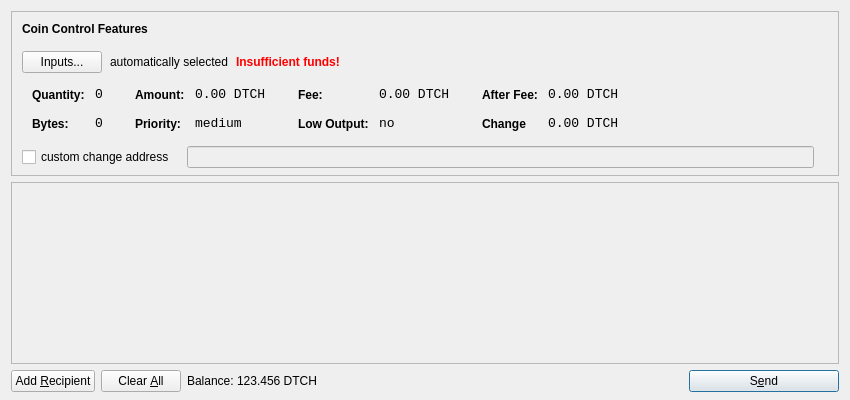
<?xml version="1.0" encoding="UTF-8"?>
<ui version="4.0">
 <class>SendCoinsDialog</class>
 <widget class="QDialog" name="SendCoinsDialog">
  <property name="geometry">
   <rect>
    <x>0</x>
    <y>0</y>
    <width>850</width>
    <height>400</height>
   </rect>
  </property>
  <property name="windowTitle">
   <string>Send Coins</string>
  </property>
  <layout class="QVBoxLayout" name="verticalLayout" stretch="0,1,0">
   <property name="bottomMargin">
    <number>8</number>
   </property>
   <item>
    <widget class="QFrame" name="frameCoinControl">
     <property name="sizePolicy">
      <sizepolicy hsizetype="Expanding" vsizetype="Expanding">
       <horstretch>0</horstretch>
       <verstretch>0</verstretch>
      </sizepolicy>
     </property>
     <property name="maximumSize">
      <size>
       <width>16777215</width>
       <height>16777215</height>
      </size>
     </property>
     <property name="frameShape">
      <enum>QFrame::StyledPanel</enum>
     </property>
     <property name="frameShadow">
      <enum>QFrame::Sunken</enum>
     </property>
     <layout class="QVBoxLayout" name="verticalLayoutCoinControl2">
      <property name="spacing">
       <number>-1</number>
      </property>
      <property name="leftMargin">
       <number>0</number>
      </property>
      <property name="topMargin">
       <number>0</number>
      </property>
      <property name="rightMargin">
       <number>0</number>
      </property>
      <property name="bottomMargin">
       <number>6</number>
      </property>
      <item>
       <layout class="QVBoxLayout" name="verticalLayoutCoinControl" stretch="0,0,0,0,1">
        <property name="spacing">
         <number>0</number>
        </property>
        <property name="leftMargin">
         <number>10</number>
        </property>
        <property name="topMargin">
         <number>10</number>
        </property>
        <item>
         <layout class="QHBoxLayout" name="horizontalLayoutCoinControl1">
          <property name="bottomMargin">
           <number>15</number>
          </property>
          <item>
           <widget class="QLabel" name="labelCoinControlFeatures">
            <property name="sizePolicy">
             <sizepolicy hsizetype="Preferred" vsizetype="Maximum">
              <horstretch>0</horstretch>
              <verstretch>0</verstretch>
             </sizepolicy>
            </property>
            <property name="font">
             <font>
              <weight>75</weight>
              <bold>true</bold>
             </font>
            </property>
            <property name="styleSheet">
             <string notr="true">font-weight:bold;</string>
            </property>
            <property name="text">
             <string>Coin Control Features</string>
            </property>
           </widget>
          </item>
         </layout>
        </item>
        <item>
         <layout class="QHBoxLayout" name="horizontalLayoutCoinControl2" stretch="0,0,0,0">
          <property name="spacing">
           <number>8</number>
          </property>
          <property name="bottomMargin">
           <number>10</number>
          </property>
          <item>
           <widget class="QPushButton" name="pushButtonCoinControl">
            <property name="styleSheet">
             <string notr="true"/>
            </property>
            <property name="text">
             <string>Inputs...</string>
            </property>
           </widget>
          </item>
          <item>
           <widget class="QLabel" name="labelCoinControlAutomaticallySelected">
            <property name="text">
             <string>automatically selected</string>
            </property>
            <property name="margin">
             <number>5</number>
            </property>
           </widget>
          </item>
          <item>
           <widget class="QLabel" name="labelCoinControlInsuffFunds">
            <property name="font">
             <font>
              <weight>75</weight>
              <bold>true</bold>
             </font>
            </property>
            <property name="styleSheet">
             <string notr="true">color:red;font-weight:bold;</string>
            </property>
            <property name="text">
             <string>Insufficient funds!</string>
            </property>
            <property name="margin">
             <number>5</number>
            </property>
           </widget>
          </item>
          <item>
           <spacer name="horizontalSpacerCoinControl">
            <property name="orientation">
             <enum>Qt::Horizontal</enum>
            </property>
            <property name="sizeHint" stdset="0">
             <size>
              <width>40</width>
              <height>1</height>
             </size>
            </property>
           </spacer>
          </item>
         </layout>
        </item>
        <item>
         <widget class="QWidget" name="widgetCoinControl" native="true">
          <property name="sizePolicy">
           <sizepolicy hsizetype="Preferred" vsizetype="Preferred">
            <horstretch>0</horstretch>
            <verstretch>0</verstretch>
           </sizepolicy>
          </property>
          <property name="minimumSize">
           <size>
            <width>0</width>
            <height>0</height>
           </size>
          </property>
          <property name="styleSheet">
           <string notr="true"/>
          </property>
          <layout class="QHBoxLayout" name="horizontalLayoutCoinControl5">
           <property name="margin">
            <number>0</number>
           </property>
           <item>
            <layout class="QHBoxLayout" name="horizontalLayoutCoinControl3" stretch="0,0,0,1">
             <property name="spacing">
              <number>20</number>
             </property>
             <property name="topMargin">
              <number>0</number>
             </property>
             <property name="bottomMargin">
              <number>10</number>
             </property>
             <item>
              <layout class="QFormLayout" name="formLayoutCoinControl1">
               <property name="horizontalSpacing">
                <number>10</number>
               </property>
               <property name="verticalSpacing">
                <number>14</number>
               </property>
               <property name="leftMargin">
                <number>10</number>
               </property>
               <property name="topMargin">
                <number>4</number>
               </property>
               <property name="rightMargin">
                <number>6</number>
               </property>
               <item row="0" column="0">
                <widget class="QLabel" name="labelCoinControlQuantityText">
                 <property name="styleSheet">
                  <string notr="true">font-weight:bold;</string>
                 </property>
                 <property name="text">
                  <string>Quantity:</string>
                 </property>
                 <property name="margin">
                  <number>0</number>
                 </property>
                </widget>
               </item>
               <item row="0" column="1">
                <widget class="QLabel" name="labelCoinControlQuantity">
                 <property name="font">
                  <font>
                   <family>Monospace</family>
                   <pointsize>10</pointsize>
                  </font>
                 </property>
                 <property name="cursor">
                  <cursorShape>IBeamCursor</cursorShape>
                 </property>
                 <property name="contextMenuPolicy">
                  <enum>Qt::ActionsContextMenu</enum>
                 </property>
                 <property name="text">
                  <string>0</string>
                 </property>
                 <property name="margin">
                  <number>0</number>
                 </property>
                 <property name="textInteractionFlags">
                  <set>Qt::LinksAccessibleByMouse|Qt::TextSelectableByKeyboard|Qt::TextSelectableByMouse</set>
                 </property>
                </widget>
               </item>
               <item row="1" column="0">
                <widget class="QLabel" name="labelCoinControlBytesText">
                 <property name="styleSheet">
                  <string notr="true">font-weight:bold;</string>
                 </property>
                 <property name="text">
                  <string>Bytes:</string>
                 </property>
                </widget>
               </item>
               <item row="1" column="1">
                <widget class="QLabel" name="labelCoinControlBytes">
                 <property name="font">
                  <font>
                   <family>Monospace</family>
                   <pointsize>10</pointsize>
                  </font>
                 </property>
                 <property name="cursor">
                  <cursorShape>IBeamCursor</cursorShape>
                 </property>
                 <property name="contextMenuPolicy">
                  <enum>Qt::ActionsContextMenu</enum>
                 </property>
                 <property name="text">
                  <string>0</string>
                 </property>
                 <property name="textInteractionFlags">
                  <set>Qt::LinksAccessibleByMouse|Qt::TextSelectableByKeyboard|Qt::TextSelectableByMouse</set>
                 </property>
                </widget>
               </item>
              </layout>
             </item>
             <item>
              <layout class="QFormLayout" name="formLayoutCoinControl2">
               <property name="horizontalSpacing">
                <number>10</number>
               </property>
               <property name="verticalSpacing">
                <number>14</number>
               </property>
               <property name="leftMargin">
                <number>6</number>
               </property>
               <property name="topMargin">
                <number>4</number>
               </property>
               <property name="rightMargin">
                <number>6</number>
               </property>
               <item row="0" column="0">
                <widget class="QLabel" name="labelCoinControlAmountText">
                 <property name="styleSheet">
                  <string notr="true">font-weight:bold;</string>
                 </property>
                 <property name="text">
                  <string>Amount:</string>
                 </property>
                 <property name="margin">
                  <number>0</number>
                 </property>
                </widget>
               </item>
               <item row="0" column="1">
                <widget class="QLabel" name="labelCoinControlAmount">
                 <property name="font">
                  <font>
                   <family>Monospace</family>
                   <pointsize>10</pointsize>
                  </font>
                 </property>
                 <property name="cursor">
                  <cursorShape>IBeamCursor</cursorShape>
                 </property>
                 <property name="contextMenuPolicy">
                  <enum>Qt::ActionsContextMenu</enum>
                 </property>
                 <property name="text">
                  <string>0.00 DTCH</string>
                 </property>
                 <property name="textInteractionFlags">
                  <set>Qt::LinksAccessibleByMouse|Qt::TextSelectableByKeyboard|Qt::TextSelectableByMouse</set>
                 </property>
                </widget>
               </item>
               <item row="1" column="0">
                <widget class="QLabel" name="labelCoinControlPriorityText">
                 <property name="styleSheet">
                  <string notr="true">font-weight:bold;</string>
                 </property>
                 <property name="text">
                  <string>Priority:</string>
                 </property>
                </widget>
               </item>
               <item row="1" column="1">
                <widget class="QLabel" name="labelCoinControlPriority">
                 <property name="font">
                  <font>
                   <family>Monospace</family>
                   <pointsize>10</pointsize>
                  </font>
                 </property>
                 <property name="cursor">
                  <cursorShape>IBeamCursor</cursorShape>
                 </property>
                 <property name="contextMenuPolicy">
                  <enum>Qt::ActionsContextMenu</enum>
                 </property>
                 <property name="text">
                  <string>medium</string>
                 </property>
                 <property name="textInteractionFlags">
                  <set>Qt::LinksAccessibleByMouse|Qt::TextSelectableByKeyboard|Qt::TextSelectableByMouse</set>
                 </property>
                </widget>
               </item>
              </layout>
             </item>
             <item>
              <layout class="QFormLayout" name="formLayoutCoinControl3">
               <property name="horizontalSpacing">
                <number>10</number>
               </property>
               <property name="verticalSpacing">
                <number>14</number>
               </property>
               <property name="leftMargin">
                <number>6</number>
               </property>
               <property name="topMargin">
                <number>4</number>
               </property>
               <property name="rightMargin">
                <number>6</number>
               </property>
               <item row="0" column="0">
                <widget class="QLabel" name="labelCoinControlFeeText">
                 <property name="styleSheet">
                  <string notr="true">font-weight:bold;</string>
                 </property>
                 <property name="text">
                  <string>Fee:</string>
                 </property>
                 <property name="margin">
                  <number>0</number>
                 </property>
                </widget>
               </item>
               <item row="0" column="1">
                <widget class="QLabel" name="labelCoinControlFee">
                 <property name="font">
                  <font>
                   <family>Monospace</family>
                   <pointsize>10</pointsize>
                  </font>
                 </property>
                 <property name="cursor">
                  <cursorShape>IBeamCursor</cursorShape>
                 </property>
                 <property name="contextMenuPolicy">
                  <enum>Qt::ActionsContextMenu</enum>
                 </property>
                 <property name="text">
                  <string>0.00 DTCH</string>
                 </property>
                 <property name="textInteractionFlags">
                  <set>Qt::LinksAccessibleByMouse|Qt::TextSelectableByKeyboard|Qt::TextSelectableByMouse</set>
                 </property>
                </widget>
               </item>
               <item row="1" column="0">
                <widget class="QLabel" name="labelCoinControlLowOutputText">
                 <property name="styleSheet">
                  <string notr="true">font-weight:bold;</string>
                 </property>
                 <property name="text">
                  <string>Low Output:</string>
                 </property>
                </widget>
               </item>
               <item row="1" column="1">
                <widget class="QLabel" name="labelCoinControlLowOutput">
                 <property name="font">
                  <font>
                   <family>Monospace</family>
                   <pointsize>10</pointsize>
                  </font>
                 </property>
                 <property name="cursor">
                  <cursorShape>IBeamCursor</cursorShape>
                 </property>
                 <property name="contextMenuPolicy">
                  <enum>Qt::ActionsContextMenu</enum>
                 </property>
                 <property name="text">
                  <string>no</string>
                 </property>
                 <property name="textInteractionFlags">
                  <set>Qt::LinksAccessibleByMouse|Qt::TextSelectableByKeyboard|Qt::TextSelectableByMouse</set>
                 </property>
                </widget>
               </item>
              </layout>
             </item>
             <item>
              <layout class="QFormLayout" name="formLayoutCoinControl4">
               <property name="horizontalSpacing">
                <number>10</number>
               </property>
               <property name="verticalSpacing">
                <number>14</number>
               </property>
               <property name="leftMargin">
                <number>6</number>
               </property>
               <property name="topMargin">
                <number>4</number>
               </property>
               <property name="rightMargin">
                <number>6</number>
               </property>
               <item row="0" column="0">
                <widget class="QLabel" name="labelCoinControlAfterFeeText">
                 <property name="styleSheet">
                  <string notr="true">font-weight:bold;</string>
                 </property>
                 <property name="text">
                  <string>After Fee:</string>
                 </property>
                 <property name="margin">
                  <number>0</number>
                 </property>
                </widget>
               </item>
               <item row="0" column="1">
                <widget class="QLabel" name="labelCoinControlAfterFee">
                 <property name="font">
                  <font>
                   <family>Monospace</family>
                   <pointsize>10</pointsize>
                  </font>
                 </property>
                 <property name="cursor">
                  <cursorShape>IBeamCursor</cursorShape>
                 </property>
                 <property name="contextMenuPolicy">
                  <enum>Qt::ActionsContextMenu</enum>
                 </property>
                 <property name="text">
                  <string>0.00 DTCH</string>
                 </property>
                 <property name="textInteractionFlags">
                  <set>Qt::LinksAccessibleByMouse|Qt::TextSelectableByKeyboard|Qt::TextSelectableByMouse</set>
                 </property>
                </widget>
               </item>
               <item row="1" column="0">
                <widget class="QLabel" name="labelCoinControlChangeText">
                 <property name="styleSheet">
                  <string notr="true">font-weight:bold;</string>
                 </property>
                 <property name="text">
                  <string>Change</string>
                 </property>
                </widget>
               </item>
               <item row="1" column="1">
                <widget class="QLabel" name="labelCoinControlChange">
                 <property name="font">
                  <font>
                   <family>Monospace</family>
                   <pointsize>10</pointsize>
                  </font>
                 </property>
                 <property name="cursor">
                  <cursorShape>IBeamCursor</cursorShape>
                 </property>
                 <property name="contextMenuPolicy">
                  <enum>Qt::ActionsContextMenu</enum>
                 </property>
                 <property name="text">
                  <string>0.00 DTCH</string>
                 </property>
                 <property name="textInteractionFlags">
                  <set>Qt::LinksAccessibleByMouse|Qt::TextSelectableByKeyboard|Qt::TextSelectableByMouse</set>
                 </property>
                </widget>
               </item>
              </layout>
             </item>
            </layout>
           </item>
          </layout>
         </widget>
        </item>
        <item>
         <layout class="QHBoxLayout" name="horizontalLayoutCoinControl4" stretch="0,0,0">
          <property name="spacing">
           <number>12</number>
          </property>
          <property name="sizeConstraint">
           <enum>QLayout::SetDefaultConstraint</enum>
          </property>
          <property name="topMargin">
           <number>5</number>
          </property>
          <property name="rightMargin">
           <number>5</number>
          </property>
          <item>
           <widget class="QCheckBox" name="checkBoxCoinControlChange">
            <property name="text">
             <string>custom change address</string>
            </property>
           </widget>
          </item>
          <item>
           <widget class="QLineEdit" name="lineEditCoinControlChange">
            <property name="enabled">
             <bool>false</bool>
            </property>
            <property name="sizePolicy">
             <sizepolicy hsizetype="Expanding" vsizetype="Fixed">
              <horstretch>0</horstretch>
              <verstretch>0</verstretch>
             </sizepolicy>
            </property>
           </widget>
          </item>
          <item>
           <widget class="QLabel" name="labelCoinControlChangeLabel">
            <property name="sizePolicy">
             <sizepolicy hsizetype="Preferred" vsizetype="Expanding">
              <horstretch>0</horstretch>
              <verstretch>0</verstretch>
             </sizepolicy>
            </property>
            <property name="minimumSize">
             <size>
              <width>0</width>
              <height>0</height>
             </size>
            </property>
            <property name="text">
             <string/>
            </property>
            <property name="margin">
             <number>3</number>
            </property>
           </widget>
          </item>
         </layout>
        </item>
        <item>
         <spacer name="verticalSpacerCoinControl">
          <property name="orientation">
           <enum>Qt::Vertical</enum>
          </property>
          <property name="sizeHint" stdset="0">
           <size>
            <width>800</width>
            <height>1</height>
           </size>
          </property>
         </spacer>
        </item>
       </layout>
      </item>
     </layout>
    </widget>
   </item>
   <item>
    <widget class="QScrollArea" name="scrollArea">
     <property name="widgetResizable">
      <bool>true</bool>
     </property>
     <widget class="QWidget" name="scrollAreaWidgetContents">
      <property name="geometry">
       <rect>
        <x>0</x>
        <y>0</y>
        <width>830</width>
        <height>165</height>
       </rect>
      </property>
      <layout class="QVBoxLayout" name="verticalLayout_2">
       <property name="margin">
        <number>0</number>
       </property>
       <item>
        <layout class="QVBoxLayout" name="entries">
         <property name="spacing">
          <number>6</number>
         </property>
        </layout>
       </item>
       <item>
        <spacer name="verticalSpacer">
         <property name="orientation">
          <enum>Qt::Vertical</enum>
         </property>
         <property name="sizeHint" stdset="0">
          <size>
           <width>20</width>
           <height>40</height>
          </size>
         </property>
        </spacer>
       </item>
      </layout>
     </widget>
    </widget>
   </item>
   <item>
    <layout class="QHBoxLayout" name="horizontalLayout">
     <item>
      <widget class="QPushButton" name="addButton">
       <property name="toolTip">
        <string>Send to multiple recipients at once</string>
       </property>
       <property name="text">
        <string>Add &amp;Recipient</string>
       </property>
       <property name="icon">
        <iconset resource="../bitcoin.qrc">
         <normaloff>:/icons/add</normaloff>:/icons/add</iconset>
       </property>
       <property name="autoDefault">
        <bool>false</bool>
       </property>
      </widget>
     </item>
     <item>
      <widget class="QPushButton" name="clearButton">
       <property name="sizePolicy">
        <sizepolicy hsizetype="Minimum" vsizetype="Fixed">
         <horstretch>0</horstretch>
         <verstretch>0</verstretch>
        </sizepolicy>
       </property>
       <property name="toolTip">
        <string>Remove all transaction fields</string>
       </property>
       <property name="text">
        <string>Clear &amp;All</string>
       </property>
       <property name="icon">
        <iconset resource="../bitcoin.qrc">
         <normaloff>:/icons/remove</normaloff>:/icons/remove</iconset>
       </property>
       <property name="autoRepeatDelay">
        <number>300</number>
       </property>
       <property name="autoDefault">
        <bool>false</bool>
       </property>
      </widget>
     </item>
     <item>
      <layout class="QHBoxLayout" name="horizontalLayout_2">
       <property name="spacing">
        <number>3</number>
       </property>
       <item>
        <widget class="QLabel" name="label">
         <property name="sizePolicy">
          <sizepolicy hsizetype="Preferred" vsizetype="Fixed">
           <horstretch>0</horstretch>
           <verstretch>0</verstretch>
          </sizepolicy>
         </property>
         <property name="text">
          <string>Balance:</string>
         </property>
        </widget>
       </item>
       <item>
        <widget class="QLabel" name="labelBalance">
         <property name="sizePolicy">
          <sizepolicy hsizetype="Preferred" vsizetype="Fixed">
           <horstretch>0</horstretch>
           <verstretch>0</verstretch>
          </sizepolicy>
         </property>
         <property name="cursor">
          <cursorShape>IBeamCursor</cursorShape>
         </property>
         <property name="text">
          <string>123.456 DTCH</string>
         </property>
         <property name="textInteractionFlags">
          <set>Qt::LinksAccessibleByMouse|Qt::TextSelectableByKeyboard|Qt::TextSelectableByMouse</set>
         </property>
        </widget>
       </item>
      </layout>
     </item>
     <item>
      <spacer name="horizontalSpacer">
       <property name="orientation">
        <enum>Qt::Horizontal</enum>
       </property>
       <property name="sizeHint" stdset="0">
        <size>
         <width>40</width>
         <height>20</height>
        </size>
       </property>
      </spacer>
     </item>
     <item>
      <widget class="QPushButton" name="sendButton">
       <property name="minimumSize">
        <size>
         <width>150</width>
         <height>0</height>
        </size>
       </property>
       <property name="toolTip">
        <string>Confirm the send action</string>
       </property>
       <property name="text">
        <string>S&amp;end</string>
       </property>
       <property name="icon">
        <iconset resource="../bitcoin.qrc">
         <normaloff>:/icons/send</normaloff>:/icons/send</iconset>
       </property>
       <property name="default">
        <bool>true</bool>
       </property>
      </widget>
     </item>
    </layout>
   </item>
  </layout>
 </widget>
 <resources>
  <include location="../bitcoin.qrc"/>
 </resources>
 <connections/>
</ui>
